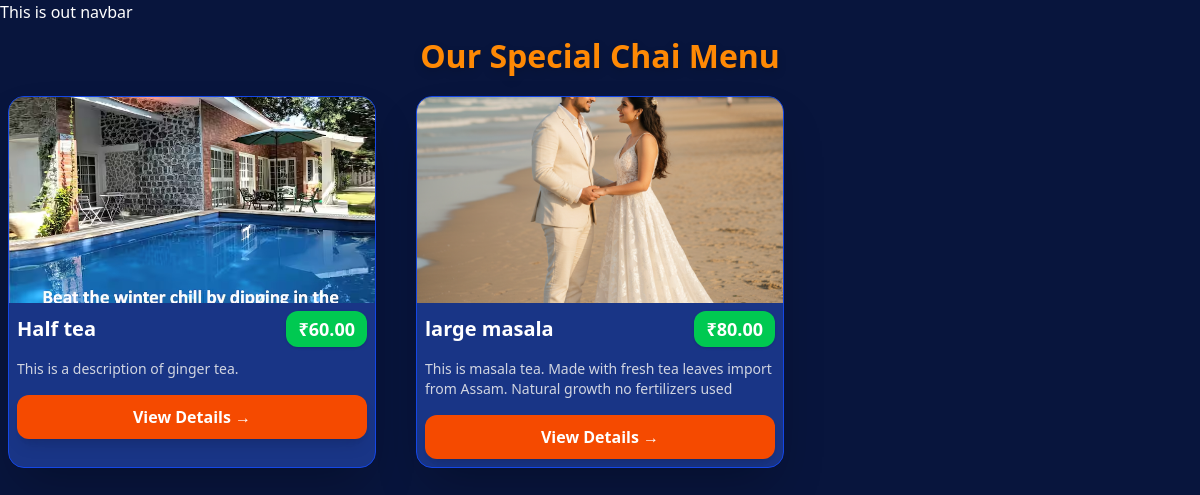
The app's page /chai/, older data.
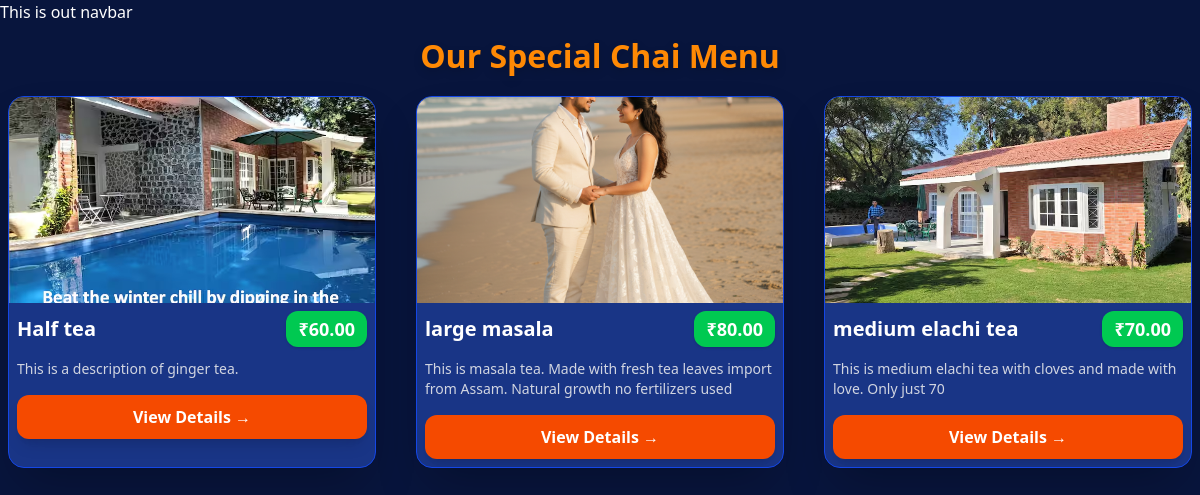
The same page, newer data.
### chai/models.py (models this page shows, shortened)
class ChaiVarity(models.Model):
    CHAI_TYPE_CHOICE = [
        ('ML', 'MASALA'),
        ('GR', 'GINGER'),
        ('KL', 'KIWI'),
        ('PL', 'PLAIN'),
        ('EL', 'ELACHI'),
    ]
    name = models.CharField(max_length=100)
    image = models.ImageField(upload_to='chais/')
    date_added = models.DateTimeField(default=timezone.now)
    type = models.CharField(max_length=2, choices=CHAI_TYPE_CHOICE)
    description = models.TextField(default="")
    price = models.DecimalField(max_digits=5, decimal_places=2, default=0)

### chai/views.py (the view)
# urls.py: path('', views.all_chai, name='all_chai'),
def all_chai(request):
    chais = ChaiVarity.objects.all()
    return render(request, 'chai/all_chai.html', {'chais': chais})

### chai/templates/chai/all_chai.html (shortened to what this page needs)
{% extends "layout.html" %}
{% block content %}
<h1 class="text-5xl font-extrabold text-center m-4 text-orange-400 drop-shadow-lg">
    Our Special Chai Menu
</h1>
<div class="max-w-7xl mx-auto grid grid-cols-1 sm:grid-cols-2 lg:grid-cols-3 gap-10 p-2">
    {% for chai in chais %}
    <div class="bg-blue-900/90 backdrop-blur-lg rounded-2xl shadow-2xl border border-blue-700
                hover:scale-105 hover:shadow-orange-500/30
                transition-all duration-300 overflow-hidden">
        <img class="w-full aspect-video object-cover" src="{{ chai.image.url }}" alt="{{ chai.name }}">
        <div class="p-2">
            <div class="flex justify-between items-center mb-3">
                <h3 class="text-xl font-bold text-white">{{ chai.name }}</h3>
                <span class="text-lg font-bold bg-green-500 text-white px-3 py-1 rounded-xl shadow">
                    ₹{{ chai.price }}
                </span>
            </div>
            <p class="text-gray-200 text-sm opacity-90 mb-4 line-clamp-2">
                {{ chai.description }}
            </p>
            <a href="{% url 'chai_detail' chai.id %}">
                <button
                class="w-full bg-orange-600 hover:bg-orange-700 text-white font-semibold py-2.5 rounded-xl shadow-lg transition">
                    View Details →
                </button>
            </a>
        </div>
    </div>
    {% endfor %}
</div>
{% endblock %}

### templates/layout.html (shortened to what this page needs)
{% load static tailwind_tags %}
{% load static %}
<!DOCTYPE html>
<html lang="en">
<head>
    <link rel="stylesheet" href="{% static 'style.css' %}">
    <link rel="stylesheet" href="style.css">
    {% tailwind_css %}
</head>
<body>
    <nav>This is out navbar</nav>
    {% block content %}{% endblock %}
</body>
</html>

### static/style.css (style rules this page uses)
body { background-color: #08153d; color: #ffffff; }
h1 { text-align: center; font-size: 2em; }

Row changes from the older to the newer data that the page shows:
added ChaiVarity: image (picture), name "medium elachi tea", price "70.00", description "This is medium elachi tea with cloves and made with love. Only just 70"
